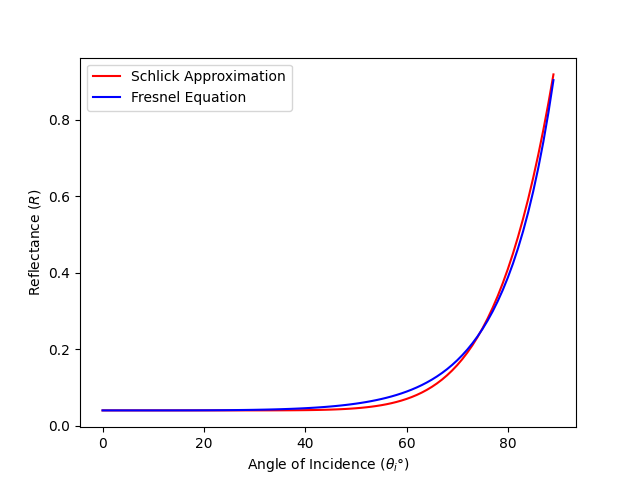

This chart was generated by the following Python code:
"""
Compare Fresnel's equation vs. Schlick's approximation.

References:
https://graphicscompendium.com/raytracing/11-fresnel-beer
https://psgraphics.blogspot.com/2020/03/fresnel-equations-schlick-approximation.html
"""

from numpy import radians, abs, sin, cos, sqrt, array
import matplotlib.pyplot as plt

# Indices of refraction.
n_1 = 1
n_2 = 1.5

# Reflectance at normal incidence.
f_0 = ((n_1 - n_2) / (n_1 + n_2)) ** 2


def schlick_approximation(f_0, cos_theta):
    return f_0 + (1 - f_0) * (1 - cos_theta) ** 5


def fresnel(r_i):
    # S-polarized light.
    r_s = abs((n_1 * cos(r_i) - n_2 * sqrt(1 - (n_1 / n_2 * sin(r_i)) ** 2)) /
              (n_1 * cos(r_i) + n_2 * sqrt(1 - (n_1 / n_2 * sin(r_i)) ** 2))) ** 2
    
    # P-polarized light.
    r_p = abs((n_1 * sqrt(1 - (n_1 / n_2 * sin(r_i)) ** 2) - n_2 * cos(r_i)) /
              (n_1 * sqrt(1 - (n_1 / n_2 * sin(r_i)) ** 2) + n_2 * cos(r_i))) ** 2

    return (r_s + r_p) / 2
    

r_i = [i for i in range(90)]
schlick_r = array([schlick_approximation(f_0, cos(radians(n))) for n in r_i])
fresnel_r = array([fresnel(radians(n)) for n in r_i])

plt.plot(r_i, schlick_r, "r-", label="Schlick Approximation")
plt.plot(r_i, fresnel_r, "b-", label="Fresnel Equation")

# Label x and y axes with LaTeX
plt.xlabel(r"Angle of Incidence ($\theta_i$°)")
plt.ylabel(r"Reflectance ($R$)")

plt.legend()
plt.show()
